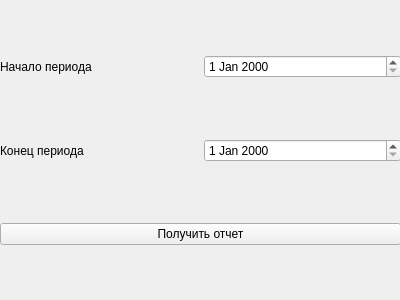
<?xml version="1.0" encoding="UTF-8"?>
<ui version="4.0">
 <class>Period</class>
 <widget class="QWidget" name="Period">
  <property name="geometry">
   <rect>
    <x>0</x>
    <y>0</y>
    <width>400</width>
    <height>300</height>
   </rect>
  </property>
  <property name="windowTitle">
   <string>Form</string>
  </property>
  <widget class="QWidget" name="gridLayoutWidget">
   <property name="geometry">
    <rect>
     <x>0</x>
     <y>0</y>
     <width>401</width>
     <height>301</height>
    </rect>
   </property>
   <layout class="QGridLayout" name="gridLayout">
    <item row="0" column="0">
     <widget class="QLabel" name="label">
      <property name="text">
       <string>Начало периода</string>
      </property>
     </widget>
    </item>
    <item row="0" column="1">
     <widget class="QDateEdit" name="FromDateEdit"/>
    </item>
    <item row="1" column="0">
     <widget class="QLabel" name="label_2">
      <property name="text">
       <string>Конец периода</string>
      </property>
     </widget>
    </item>
    <item row="1" column="1">
     <widget class="QDateEdit" name="ToDateEdit"/>
    </item>
    <item row="2" column="0" colspan="2">
     <widget class="QPushButton" name="ReportButton">
      <property name="text">
       <string>Получить отчет</string>
      </property>
     </widget>
    </item>
   </layout>
  </widget>
 </widget>
 <resources/>
 <connections/>
</ui>
